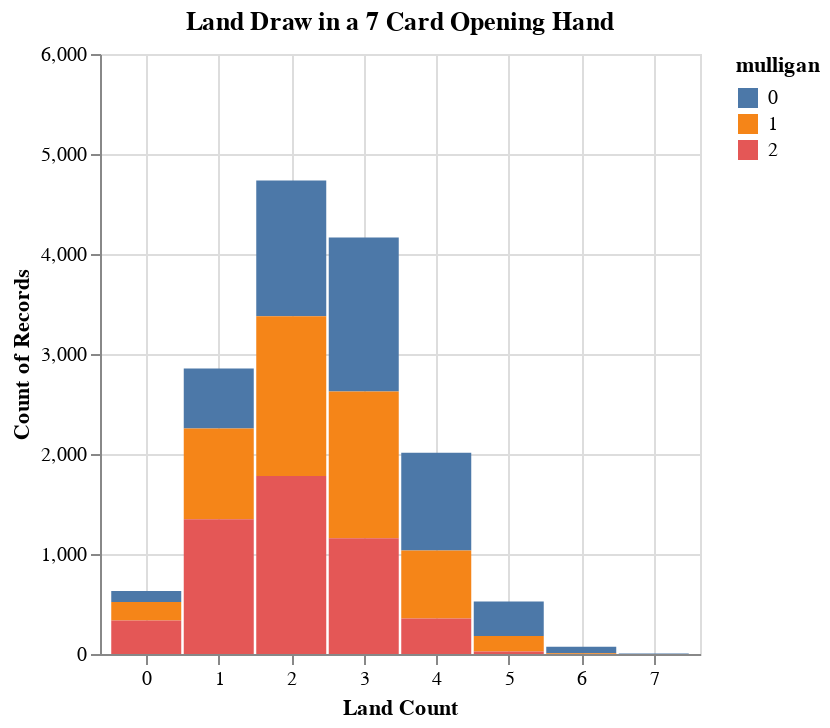

The notebook cell this image was saved under:
### Code cell
alt.Chart(all_df, title = 'Land Draw in a 7 Card Opening Hand').mark_bar(size = 35).encode(
    alt.X("land:Q").scale(domain=(-0.5, 7.5)).title('Land Count'),
    alt.Y('count()').scale(domain=(0, 6000)),
    alt.Color('mulligan:N')
)

### Figure 1 — Vega-Lite specification as saved in the notebook (floating-point values rounded to 4 significant figures; data arrays with more than 128 entries replaced by an {"elided": "..."} marker saying what was removed)
{"config": {"view": {"continuousWidth": 300, "continuousHeight": 300}}, "data": {"name": "data-c073d75f051e96638ff8da98b41c5745"}, "mark": {"type": "bar", "size": 35}, "encoding": {"color": {"field": "mulligan", "type": "nominal"}, "x": {"field": "land", "scale": {"domain": [-0.5, 7.5]}, "title": "Land Count", "type": "quantitative"}, "y": {"aggregate": "count", "scale": {"domain": [0, 6000]}, "type": "quantitative"}}, "title": "Land Draw in a 7 Card Opening Hand", "$schema": "https://vega.github.io/schema/vega-lite/v5.8.0.json", "datasets": {"data-c073d75f051e96638ff8da98b41c5745": {"elided": "15000 records"}}}
